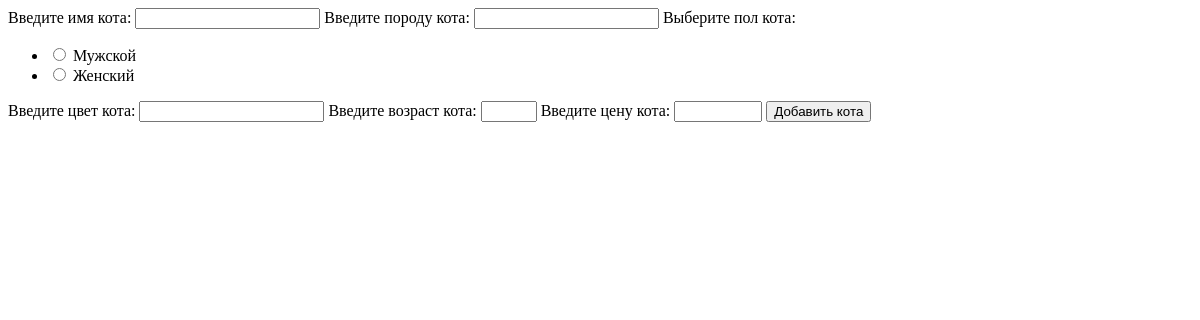
The page /edit_chosen_cat/5 (signed in) on the database as committed earlier.
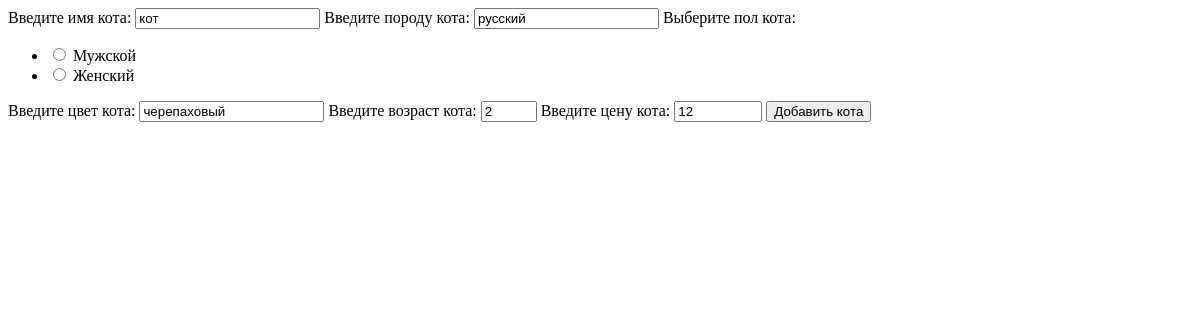
The same page on the database as committed later.
### CatModels.py (models this page shows)
class Cats(db.Model):
    __tablename__ = 'cats'
    id = db.Column(db.Integer, primary_key=True, autoincrement=True)
    name = db.Column(db.String(80), nullable=False)
    breed = db.Column(db.String(80), nullable=False)
    gender = db.Column(db.String(80), nullable=False)
    color = db.Column(db.String(80), nullable=False)
    age = db.Column(db.Integer, nullable=False)
    cats_position = db.relationship('CatsPosition', backref='cats', cascade='all, delete-orphan', lazy='dynamic')

class CatsPosition(db.Model):
    __tablename__ = 'catsPosition'
    id = db.Column(db.Integer, primary_key=True, autoincrement=True)
    date = db.Column(db.Date, nullable=False)
    cost = db.Column(db.Integer, nullable=False)
    cats_id = db.Column(db.Integer, db.ForeignKey('cats.id'), nullable=False)

### main.py (the view)
@app.route('/edit_chosen_cat/<int:id_cat>', methods=['GET', 'POST'])
@login_required
def cat_edit(id_cat):
    form = CatAdd()
    if request.method == 'GET':
        if get_user_role() != 'admin':
            return redirect('/')
        cat = get_one_cat(id_cat)
        cat_pos = get_one_cat_position(id_cat)
        return render_template('catAddPage.html', form=form, cat=cat, cat_pos=cat_pos)
    elif request.method == 'POST':
        if form.validate_on_submit():
            update_cat_and_pos(id_cat, form.data['name'], form.data['breed'], form.data['gender'],
                               form.data['color'], form.data['age'], datetime.today(), form.data['cost'])
            return redirect('/')

### forms.py
class CatAdd(FlaskForm):
    name = StringField('Введите имя кота:', validators=[DataRequired()])
    breed = StringField('Введите породу кота:', validators=[DataRequired()])
    gender = RadioField('Выберите пол кота:', choices=[('м', 'Мужской'), ('ж', 'Женский')], validators=[DataRequired()])
    color = StringField('Введите цвет кота:', validators=[DataRequired()])
    age = IntegerField('Введите возраст кота:', validators=[DataRequired(), NumberRange(0, 30)])
    cost = IntegerField('Введите цену кота:', validators=[DataRequired(), NumberRange(1, 100000)])

### CatModels.py (called while the page is built)
def get_one_cat(id):
    try:
        cat = Cats.query.filter_by(id=id).all()[0]
    except IndexError:
        cat = 404
    return cat

def get_one_cat_position(id):
    try:
        cat = CatsPosition.query.filter_by(cats_id=id).all()[0]
    except IndexError:
        cat = 404
    return cat

### UserModels.py (called while the page is built)
def get_user(id):
    user = UserModel.query.filter_by(id=id).all()
    if len(user) == 0:
        return None
    return User(user_id=user[0].id, email=user[0].email, name=user[0].name, password=user[0].password, role=user[0].role)

### main.py (called while the page is built)
@login_manager.user_loader
def load_user(user_id):
    return get_user(user_id)

### templates/catAddPage.html (shortened to what this page needs)
<!DOCTYPE html>
<html lang="ru">
<head>
</head>
<body>
    <div>
        <form method="POST">
            {{ form.name.label }}
            {{ form.name(value=cat.name) }}
            {{ form.breed.label }}
            {{ form.breed(value=cat.breed) }}
            {{ form.gender.label }}
            {{ form.gender(value=cat.gender) }}
            {{ form.color.label }}
            {{ form.color(value=cat.color) }}
            {{ form.age.label }}
            {{ form.age(value=cat.age) }}
            {{ form.cost.label }}
            {{ form.cost(value=cat_pos.cost) }}
            <input type="submit" value="Добавить кота">
        </form>
    </div>
</body>
</html>

Rows that differ between the two databases and show on the page:
added Cats: name "кот", breed "русский", gender "☐ Мужской ☐ Женский", color "черепаховый", age "2"
added CatsPosition: cost "12"
Other text that changed with them:
form field gender: "☐ Мужской ☐ Женский" → (not shown)
